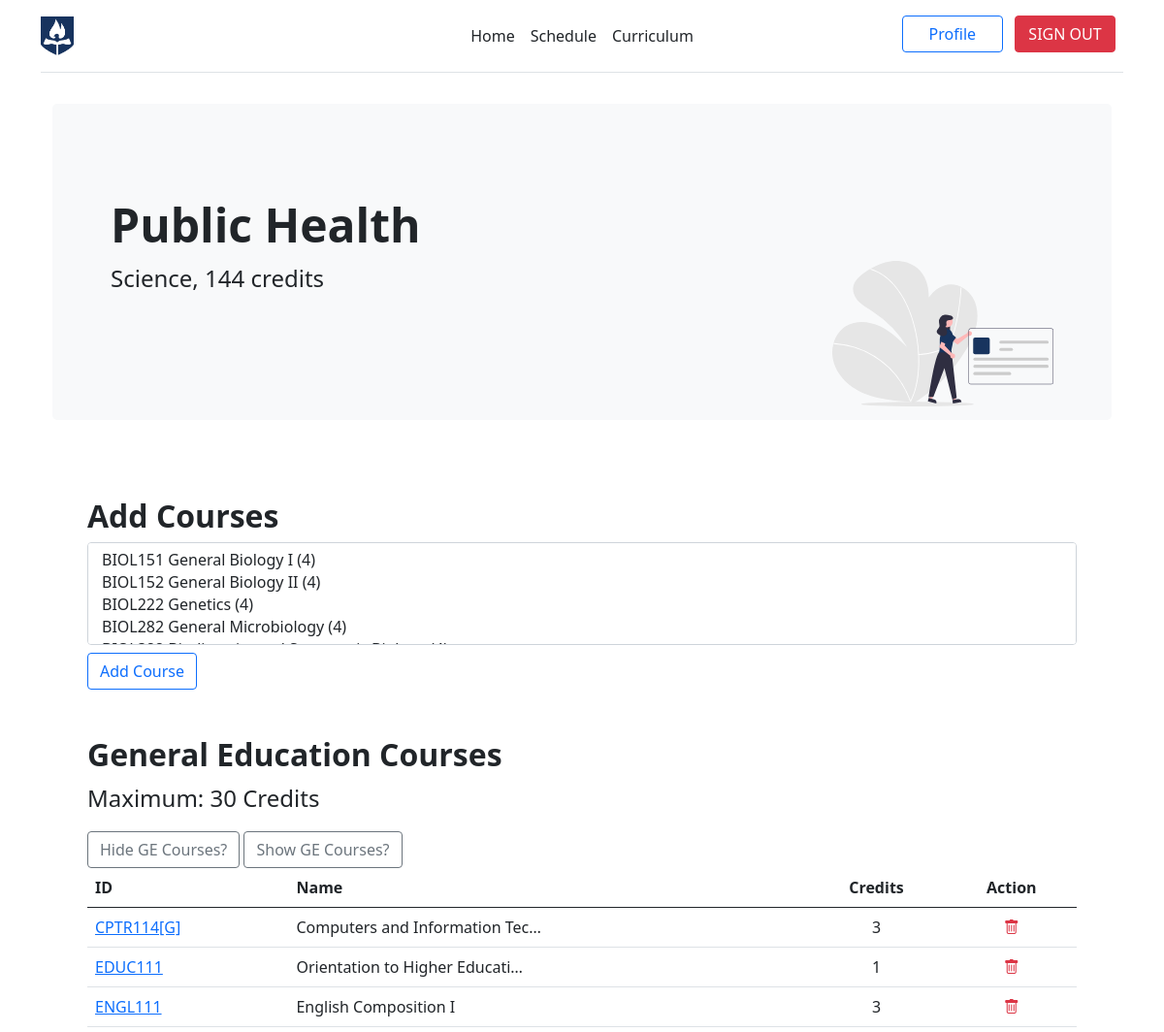
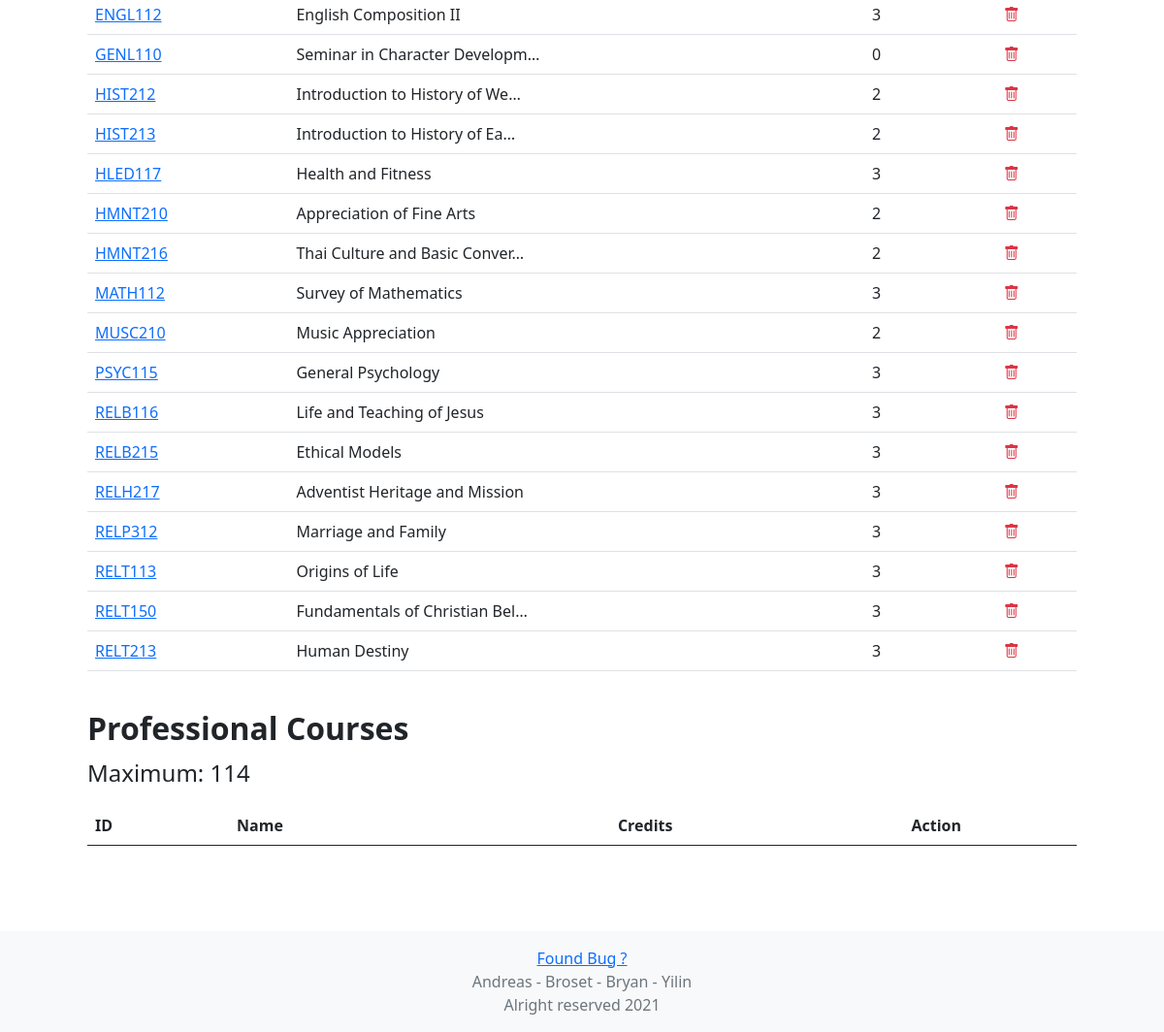
The app's page /ssapp/admin/4/curriculum (signed in) with its own data (2 pictures, top to bottom).
### ssapp/models.py (models this page shows, shortened)
class Curriculum(models.Model):
    name = models.CharField(max_length=50, unique=True)
    total_credits = models.PositiveSmallIntegerField()
    faculty = models.ForeignKey(Faculty, on_delete=models.CASCADE)
    courses = models.ManyToManyField('Course', blank=True, related_name="curriculum")

class Faculty(models.Model):
    name = models.CharField(max_length=50, unique=True)
    short_name = models.CharField(max_length=5)

class Course(models.Model):
    id =  models.CharField(max_length=10, primary_key=True)
    name =  models.CharField(max_length=50)
    credits = models.PositiveSmallIntegerField(default=3)
    category = models.CharField(
        choices = [
            ("General Education Courses", "General Education Courses"),
            ("Professional Courses", "Professional Courses"),
        ], max_length=30, default="Professional Courses"
    )
    faculty = models.ManyToManyField('Faculty', blank=True, related_name="courses")
    def __str__(self):
        return f"{self.id} {self.name} ({self.credits})"

### ssapp/views.py (the view, shortened to what this page needs)
# urls.py: path("admin/<int:pk>/curriculum", views.AdminDetailCurriculum.as_view(), name="admin_detail_curriculum"),
class AdminDetailCurriculum(LoginRequiredMixin, generic.UpdateView):
    login_url = '/accounts/login'
    template_name = 'ssapp/admin/detail_curriculum.html'
    form_class = UpdateCurriculumForm
    def get(self, *args, **kwargs):
        curr_curriculum = Curriculum.objects.filter(pk=self.kwargs['pk'])[0]
        courses = curr_curriculum.courses.all()
        ge_courses = curr_curriculum.courses.filter(category = 'General Education Courses')
        pro_courses = curr_curriculum.courses.exclude(category = 'General Education Courses')
        not_added_courses = Course.objects.filter(faculty=curr_curriculum.faculty).difference(courses)
        form = self.form_class()
        context = {"curriculum": curr_curriculum, 'ge_courses': ge_courses, 'pro_courses': pro_courses, 'difference_courses': not_added_courses, "form": form}
        return render(self.request, self.template_name, context)

### ssapp/forms.py
class UpdateCurriculumForm(forms.ModelForm):
    def __init__(self, *args, **kwargs):
        super(UpdateCurriculumForm, self).__init__(*args, **kwargs)
        for name in self.fields.keys():
            self.fields[name].widget.attrs.update({
                'class': 'form-control',
            })
    class Meta:
        model = Curriculum
        fields = ['courses', ]

### ssapp/templates/ssapp/admin/detail_curriculum.html (shortened to what this page needs)
{% extends 'ssapp/base.html' %}
{% load static %}
{% block html_head %}
    <link rel="stylesheet" href="https://cdn.jsdelivr.net/npm/bootstrap-icons@1.5.0/font/bootstrap-icons.css">
{% endblock %}
{% block body %}
    <div class="container py-2">
        <div class="p-5 mb-4 bg-light rounded-3">
            <div class="container-fluid py-5 mb-2">
                <h1 class="display-5 fw-bold">{{ curriculum.name }}</h1>
                <img class="float-end" src="{% static 'images/undraw_Profile_data_re_v81r.svg' %}" height="150px">
                <p class="col-md-8 fs-4 mb-4"> {{ curriculum.faculty.name }}, {{curriculum.total_credits }} credits </p>
            </div>
        </div>
    </div>
    <div class="p-5">
        <div class="mb-5">
            <h2 class="display-7 fw-bold">Add Courses</h2>
            <form id="add_course">
                <select class="form-control" multiple id="id_courses" name="courses">
                    {% for option in difference_courses %}
                        <option value="{{ option.id }}">{{ option }}</option>
                    {% empty %}
                        <option>Empty</option>
                    {% endfor %}
                </select>
                <input type="submit" class="mt-2 btn btn-outline-primary" value="Add Course" />
            </form>
        </div>
        <h2 class="display-7 fw-bold my-2">General Education Courses</h2>
        <p class="fs-4">Maximum: 30 Credits</p>
        <div class="table-responsive">
            <button id="hide" class="btn btn-outline-secondary">Hide GE Courses?</button>
            <button id="show" class="btn btn-outline-secondary">Show GE Courses?</button>
            {% if ge_courses %}
                <table class="table table-hover" id="ge_courses">
                    <thead>
                        <tr>
                            <th>ID</th>
                            <th>Name</th>
                            <th class="text-center">Credits</th>
                            <th class="text-center">Action</th>
                        </tr>
                    </thead>
                    <tbody>
                        {% for course in ge_courses %}
                            <tr>
                                <td><a href="{% url 'ssapp:admin_class' course.id %}" class="">{{ course.id }}</a></td>
                                <td>{{ course.name|truncatechars:30 }}</td>
                                <td class="text-center">{{ course.credits }}</td>
                                <td class="text-center"> <a href="{% url 'ssapp:drop_course_from_curriculum' curriculum.id course.id %}" class="text-danger"><i class="bi bi-trash"></i></a> </td>
                            </tr>
                        {% endfor %}
                    </tbody>
                </table>
            {% else %}
                <p>It seems like there is no general courses here, would you like to add all the general courses?</p>
                <a href="{% url 'ssapp:add_ge_courses' curriculum.pk %}" class="btn btn-outline-secondary">Okay please!</a>
            {% endif %}
        </div>
        <h2 class="display-7 fw-bold mt-4">Professional Courses</h2>
        <p class="fs-4">Maximum: {{ curriculum.total_credits|add:"-30" }} </p>
        <div class="table-responsive">
            <table class="table table-hover" id="professional_courses">
                <thead>
                    <tr>
                        <th>ID</th>
                        <th>Name</th>
                        <th class="text-center">Credits</th>
                        <th class="text-center">Action</th>
                    </tr>
                </thead>
            </table>
        </div>
    </div>
{% endblock %}

### records on screen
Curriculum: name "Public Health", faculty.name "Science", total_credits "144", total_credits|add "114"
Course: id "CPTR114[G]", name "Computers and Information Tec…", credits "3"
Course: id "EDUC111", name "Orientation to Higher Educati…", credits "1"
Course: id "ENGL111", name "English Composition I", credits "3"
Course: id "ENGL112", name "English Composition II", credits "3"
Course: id "GENL110", name "Seminar in Character Developm…", credits "0"
Course: id "HIST212", name "Introduction to History of We…", credits "2"
Course: id "HIST213", name "Introduction to History of Ea…", credits "2"
Course: id "HLED117", name "Health and Fitness", credits "3"
Course: id "HMNT210", name "Appreciation of Fine Arts", credits "2"
Course: id "HMNT216", name "Thai Culture and Basic Conver…", credits "2"
Course: id "MATH112", name "Survey of Mathematics", credits "3"
Course: id "MUSC210", name "Music Appreciation", credits "2"
Course: id "PSYC115", name "General Psychology", credits "3"
Course: id "RELB116", name "Life and Teaching of Jesus", credits "3"
Course: id "RELB215", name "Ethical Models", credits "3"
Course: id "RELH217", name "Adventist Heritage and Mission", credits "3"
Course: id "RELP312", name "Marriage and Family", credits "3"
Course: id "RELT113", name "Origins of Life", credits "3"
Course: id "RELT150", name "Fundamentals of Christian Bel…", credits "3"
Course: id "RELT213", name "Human Destiny", credits "3"
